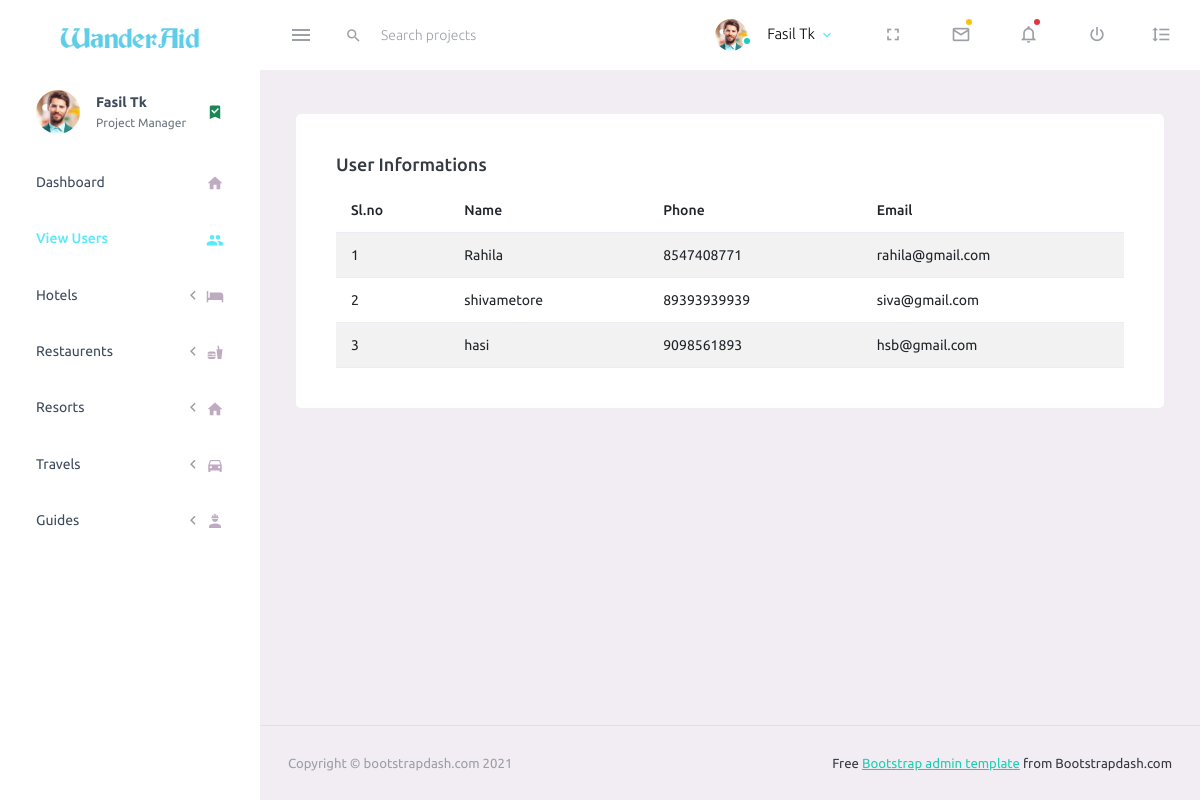
The app's page /view_users, older data.
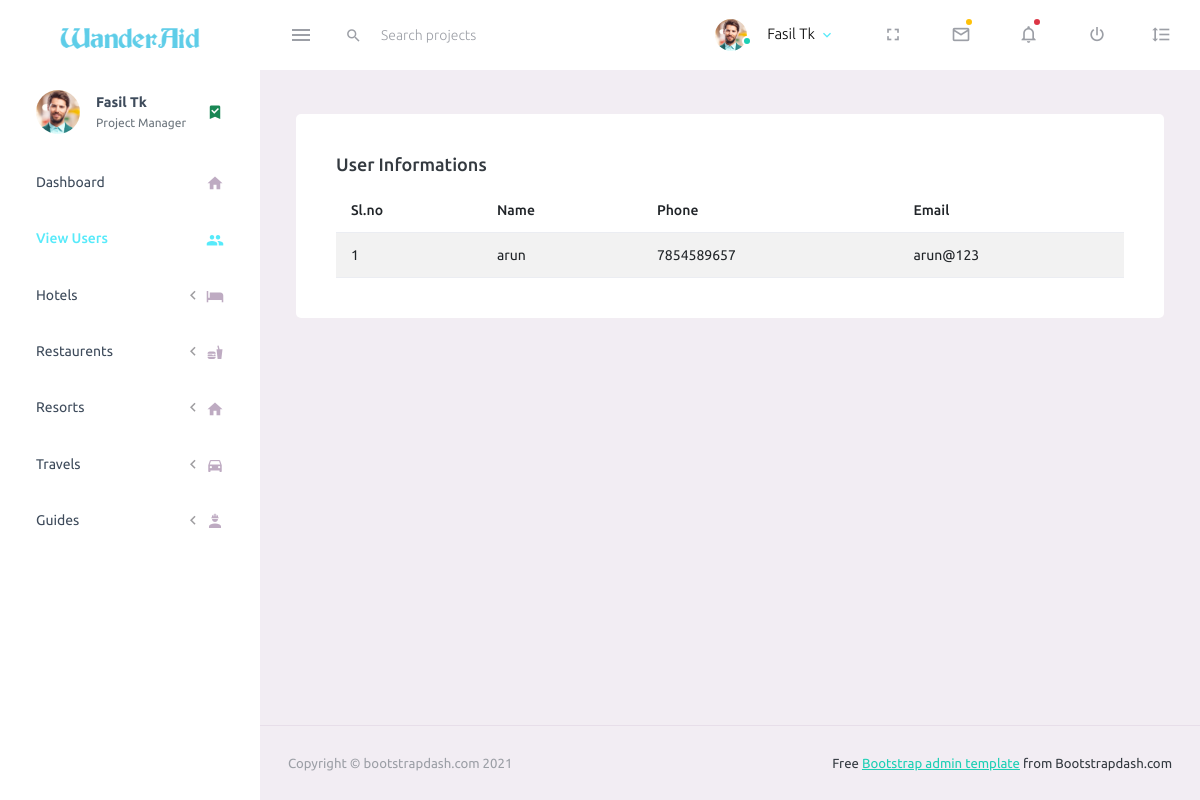
The same page, newer data.
### travelaid/models.py (models this page shows, shortened)
class user(models.Model):
    fullname =models.CharField(max_length = 50,null= True)
    name =models.CharField(max_length = 50)
    userdob =models.CharField(max_length = 50,null = True)
    usergender =models.CharField(max_length = 50,null = True)
    userphone = models.CharField(max_length  = 50)
    usermail =models.CharField(max_length = 50)
    userplace =models.CharField(max_length = 50,null = True)
    userpincode =models.CharField(max_length = 50,null = True)
    userpassword =models.CharField(max_length = 50)
    userdp =  models.ImageField(upload_to='images/',null=True)
    role =models.CharField(max_length = 50)
    userstatus=models.CharField( max_length =  50)
    login=models.ForeignKey(log, on_delete=models.CASCADE)

### wanderaid/views.py (the view)
# urls.py: path('view_users',views.view_users,name='view_users'),
def view_users(request):
    data = user.objects.all()
    return render(request,'view-users.html',{'data':data})

### wanderaid/templates/view-users.html (shortened to what this page needs)
<!DOCTYPE html>
<html lang="en">
  <head>
    <link rel="stylesheet" href="../static/vendors/mdi/css/materialdesignicons.min.css">
    <link rel="stylesheet" href="../static/vendors/css/vendor.bundle.base.css">
    <link rel="stylesheet" href="../static/css/style.css">
  </head>
  <body>
    <div class="container-scroller">
      <nav class="navbar default-layout-navbar col-lg-12 col-12 p-0 fixed-top d-flex flex-row">
        <div class="text-center navbar-brand-wrapper d-flex align-items-center justify-content-center">
          <a class="navbar-brand brand-logo" href="{% url 'index' %}"><img src="../static/images/logo.png" alt="logo" /></a>
        </div>
        <div class="navbar-menu-wrapper d-flex align-items-stretch">
          <button class="navbar-toggler navbar-toggler align-self-center" type="button" data-toggle="minimize">
            <span class="mdi mdi-menu"></span>
          </button>
          <div class="search-field d-none d-md-block">
            <form class="d-flex align-items-center h-100" action="#">
              <div class="input-group">
                <div class="input-group-prepend bg-transparent">
                  <i class="input-group-text border-0 mdi mdi-magnify"></i>
                </div>
                <input type="text" class="form-control bg-transparent border-0" placeholder="Search projects">
              </div>
            </form>
          </div>
          <ul class="navbar-nav navbar-nav-right">
            <li class="nav-item nav-profile dropdown">
              <a class="nav-link dropdown-toggle" id="profileDropdown" href="#" data-bs-toggle="dropdown" aria-expanded="false">
                <div class="nav-profile-img">
                  <img src="../static/images/faces/face1.jpg" alt="image">
                  <span class="availability-status online"></span>
                </div>
                <div class="nav-profile-text">
                  <p class="mb-1 text-black">Fasil Tk</p>
                </div>
              </a>
            </li>
            <li class="nav-item d-none d-lg-block full-screen-link">
              <a class="nav-link">
                <i class="mdi mdi-fullscreen" id="fullscreen-button"></i>
              </a>
            </li>
            <li class="nav-item dropdown">
              <a class="nav-link count-indicator dropdown-toggle" id="messageDropdown" href="#" data-bs-toggle="dropdown" aria-expanded="false">
                <i class="mdi mdi-email-outline"></i>
                <span class="count-symbol bg-warning"></span>
              </a>
            </li>
            <li class="nav-item dropdown">
              <a class="nav-link count-indicator dropdown-toggle" id="notificationDropdown" href="#" data-bs-toggle="dropdown">
                <i class="mdi mdi-bell-outline"></i>
                <span class="count-symbol bg-danger"></span>
              </a>
            </li>
            <li class="nav-item nav-logout d-none d-lg-block">
              <a class="nav-link" href="#">
                <i class="mdi mdi-power"></i>
              </a>
            </li>
            <li class="nav-item nav-settings d-none d-lg-block">
              <a class="nav-link" href="#">
                <i class="mdi mdi-format-line-spacing"></i>
              </a>
            </li>
          </ul>
        </div>
      </nav>
      <div class="container-fluid page-body-wrapper">
        <nav class="sidebar sidebar-offcanvas" id="sidebar">
          <ul class="nav">
            <li class="nav-item nav-profile">
              <a href="#" class="nav-link">
                <div class="nav-profile-image">
                  <img src="../static/images/faces/face1.jpg" alt="profile">
                </div>
                <div class="nav-profile-text d-flex flex-column">
                  <span class="font-weight-bold mb-2">Fasil Tk</span>
                  <span class="text-secondary text-small">Project Manager</span>
                </div>
                <i class="mdi mdi-bookmark-check text-success nav-profile-badge"></i>
              </a>
            </li>
            <li class="nav-item">
              <a class="nav-link" href="{% url 'index' %}">
                <span class="menu-title">Dashboard</span>
                <i class="mdi mdi-home menu-icon"></i>
              </a>
            </li>
            <li class="nav-item">
              <a class="nav-link" href="{% url 'view_users' %}">
                <span class="menu-title">View Users</span>
                <i class="mdi mdi-account-multiple menu-icon"></i>
              </a>
            </li>
            <li class="nav-item">
              <a class="nav-link" data-bs-toggle="collapse" href="#Hotels" aria-expanded="false" aria-controls="Hotels">
                <span class="menu-title">Hotels</span>
                <i class="menu-arrow"></i>
                <i class="mdi mdi-bed-empty menu-icon"></i>
              </a>
            </li>
            <li class="nav-item">
              <a class="nav-link" data-bs-toggle="collapse" href="#Rest" aria-expanded="false" aria-controls="Rest">
                <span class="menu-title">Restaurents</span>
                <i class="menu-arrow"></i>
                <i class="mdi mdi-food menu-icon"></i>
              </a>
            </li>
            <li class="nav-item">
              <a class="nav-link" data-bs-toggle="collapse" href="#Resort" aria-expanded="false" aria-controls="Resort">
                <span class="menu-title">Resorts</span>
                <i class="menu-arrow"></i>
                <i class="mdi mdi-home menu-icon"></i>
              </a>
            </li>
            <li class="nav-item">
              <a class="nav-link" data-bs-toggle="collapse" href="#Travels" aria-expanded="false" aria-controls="Travels">
                <span class="menu-title">Travels</span>
                <i class="menu-arrow"></i>
                <i class="mdi mdi-car menu-icon"></i>
              </a>
            </li>
            <li class="nav-item">
              <a class="nav-link" data-bs-toggle="collapse" href="#Guides" aria-expanded="false" aria-controls="Guides">
                <span class="menu-title">Guides</span>
                <i class="menu-arrow"></i>
                <i class="mdi mdi-worker menu-icon"></i>
              </a>
            </li>
          </ul>
        </nav>
        <div class="main-panel">
          <div class="content-wrapper">
            <div class="col-lg-12 grid-margin stretch-card">
              <div class="card">
                <div class="card-body">
                  <h4 class="card-title">User Informations</h4>
                  <table class="table table-striped">
                    <thead>
                      <tr>
                        <th> Sl.no </th>
                        <th> Name </th>
                        <th> Phone </th>
                        <th> Email </th>
                      </tr>
                    </thead>
                    <tbody>
                  {% for i in data %}
                  <tr>
                      <td class="py-1">
                        {{forloop.counter}}
                      </td>
                      <td>
                        {{i.name}}
                      </td>
                      <td>
                        {{i.userphone}}
                      </td>
                      <td>
                        {{i.usermail}}
                      </td>
                  </tr>
                  {% endfor %}
                    </tbody>
                  </table>
                </div>
              </div>
            </div>
          </div>
          <footer class="footer">
            <div class="container-fluid d-flex justify-content-between">
              <span class="text-muted d-block text-center text-sm-start d-sm-inline-block">Copyright © bootstrapdash.com 2021</span>
              <span class="float-none float-sm-end mt-1 mt-sm-0 text-end"> Free <a href="https://www.bootstrapdash.com/bootstrap-admin-template/" target="_blank">Bootstrap admin template</a> from Bootstrapdash.com</span>
            </div>
          </footer>
        </div>
      </div>
    </div>
  </body>
</html>

Row changes from the older to the newer data that the page shows:
removed user: name "Rahila", userphone "8547408771", usermail "rahila@gmail.com"
removed user: name "shivametore", userphone "89393939939", usermail "siva@gmail.com"
removed user: name "hasi", userphone "9098561893", usermail "hsb@gmail.com"
added user: name "arun", userphone "7854589657", usermail "arun@123"
